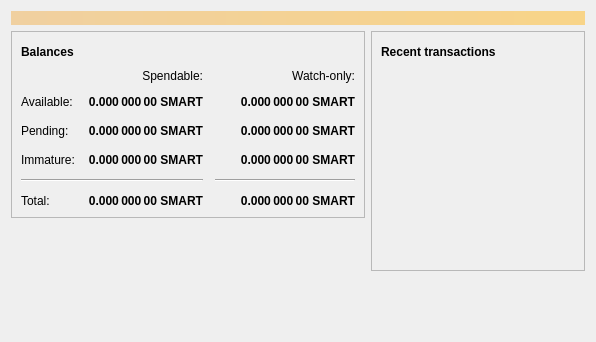
<?xml version="1.0" encoding="UTF-8"?>
<ui version="4.0">
 <class>OverviewPage</class>
 <widget class="QWidget" name="OverviewPage">
  <property name="geometry">
   <rect>
    <x>0</x>
    <y>0</y>
    <width>596</width>
    <height>342</height>
   </rect>
  </property>
  <property name="windowTitle">
   <string>Form</string>
  </property>
  <layout class="QVBoxLayout" name="topLayout">
   <item>
    <widget class="QLabel" name="labelAlerts">
     <property name="visible">
      <bool>false</bool>
     </property>
     <property name="styleSheet">
      <string notr="true">QLabel { background-color: qlineargradient(x1: 0, y1: 0, x2: 1, y2: 0, stop:0 #F0D0A0, stop:1 #F8D488); color:#000000; }</string>
     </property>
     <property name="wordWrap">
      <bool>true</bool>
     </property>
     <property name="margin">
      <number>3</number>
     </property>
     <property name="textInteractionFlags">
      <set>Qt::TextSelectableByMouse</set>
     </property>
    </widget>
   </item>
   <item>
    <layout class="QHBoxLayout" name="horizontalLayout" stretch="1,1">
     <item>
      <layout class="QVBoxLayout" name="verticalLayout_2">
       <item>
        <widget class="QFrame" name="frame">
         <property name="frameShape">
          <enum>QFrame::StyledPanel</enum>
         </property>
         <property name="frameShadow">
          <enum>QFrame::Raised</enum>
         </property>
         <layout class="QVBoxLayout" name="verticalLayout_4">
          <item>
           <layout class="QHBoxLayout" name="horizontalLayout_4">
            <item>
             <widget class="QLabel" name="label_5">
              <property name="font">
               <font>
                <weight>75</weight>
                <bold>true</bold>
               </font>
              </property>
              <property name="text">
               <string>Balances</string>
              </property>
             </widget>
            </item>
            <item>
             <widget class="QPushButton" name="labelWalletStatus">
              <property name="enabled">
               <bool>false</bool>
              </property>
              <property name="maximumSize">
               <size>
                <width>30</width>
                <height>16777215</height>
               </size>
              </property>
              <property name="toolTip">
               <string>The displayed information may be out of date. Your wallet automatically synchronizes with the smartcoin network after a connection is established, but this process has not completed yet.</string>
              </property>
              <property name="text">
               <string/>
              </property>
              <property name="icon">
               <iconset resource="../bitcoin.qrc">
                <normaloff>:/icons/warning</normaloff>
                <disabledoff>:/icons/warning</disabledoff>:/icons/warning</iconset>
              </property>
              <property name="iconSize">
               <size>
                <width>24</width>
                <height>24</height>
               </size>
              </property>
              <property name="flat">
               <bool>true</bool>
              </property>
             </widget>
            </item>
            <item>
             <spacer name="horizontalSpacer_3">
              <property name="orientation">
               <enum>Qt::Horizontal</enum>
              </property>
              <property name="sizeHint" stdset="0">
               <size>
                <width>40</width>
                <height>20</height>
               </size>
              </property>
             </spacer>
            </item>
           </layout>
          </item>
          <item>
           <layout class="QGridLayout" name="gridLayout">
            <property name="spacing">
             <number>12</number>
            </property>
            <item row="2" column="2">
             <widget class="QLabel" name="labelWatchPending">
              <property name="font">
               <font>
                <weight>75</weight>
                <bold>true</bold>
               </font>
              </property>
              <property name="cursor">
               <cursorShape>IBeamCursor</cursorShape>
              </property>
              <property name="toolTip">
               <string>Unconfirmed transactions to watch-only addresses</string>
              </property>
              <property name="text">
               <string notr="true">0.000 000 00 SMART</string>
              </property>
              <property name="alignment">
               <set>Qt::AlignRight|Qt::AlignTrailing|Qt::AlignVCenter</set>
              </property>
              <property name="textInteractionFlags">
               <set>Qt::LinksAccessibleByMouse|Qt::TextSelectableByKeyboard|Qt::TextSelectableByMouse</set>
              </property>
             </widget>
            </item>
            <item row="2" column="1">
             <widget class="QLabel" name="labelUnconfirmed">
              <property name="font">
               <font>
                <weight>75</weight>
                <bold>true</bold>
               </font>
              </property>
              <property name="cursor">
               <cursorShape>IBeamCursor</cursorShape>
              </property>
              <property name="toolTip">
               <string>Total of transactions that have yet to be confirmed, and do not yet count toward the spendable balance</string>
              </property>
              <property name="text">
               <string notr="true">0.000 000 00 SMART</string>
              </property>
              <property name="alignment">
               <set>Qt::AlignRight|Qt::AlignTrailing|Qt::AlignVCenter</set>
              </property>
              <property name="textInteractionFlags">
               <set>Qt::LinksAccessibleByMouse|Qt::TextSelectableByKeyboard|Qt::TextSelectableByMouse</set>
              </property>
             </widget>
            </item>
            <item row="3" column="2">
             <widget class="QLabel" name="labelWatchImmature">
              <property name="font">
               <font>
                <weight>75</weight>
                <bold>true</bold>
               </font>
              </property>
              <property name="cursor">
               <cursorShape>IBeamCursor</cursorShape>
              </property>
              <property name="toolTip">
               <string>Mined balance in watch-only addresses that has not yet matured</string>
              </property>
              <property name="text">
               <string notr="true">0.000 000 00 SMART</string>
              </property>
              <property name="alignment">
               <set>Qt::AlignRight|Qt::AlignTrailing|Qt::AlignVCenter</set>
              </property>
              <property name="textInteractionFlags">
               <set>Qt::LinksAccessibleByMouse|Qt::TextSelectableByKeyboard|Qt::TextSelectableByMouse</set>
              </property>
             </widget>
            </item>
            <item row="4" column="0" colspan="2">
             <widget class="Line" name="line">
              <property name="orientation">
               <enum>Qt::Horizontal</enum>
              </property>
             </widget>
            </item>
            <item row="4" column="2">
             <widget class="Line" name="lineWatchBalance">
              <property name="sizePolicy">
               <sizepolicy hsizetype="Preferred" vsizetype="Fixed">
                <horstretch>0</horstretch>
                <verstretch>0</verstretch>
               </sizepolicy>
              </property>
              <property name="minimumSize">
               <size>
                <width>140</width>
                <height>0</height>
               </size>
              </property>
              <property name="orientation">
               <enum>Qt::Horizontal</enum>
              </property>
             </widget>
            </item>
            <item row="5" column="0">
             <widget class="QLabel" name="labelTotalText">
              <property name="text">
               <string>Total:</string>
              </property>
             </widget>
            </item>
            <item row="3" column="1">
             <widget class="QLabel" name="labelImmature">
              <property name="font">
               <font>
                <weight>75</weight>
                <bold>true</bold>
               </font>
              </property>
              <property name="cursor">
               <cursorShape>IBeamCursor</cursorShape>
              </property>
              <property name="toolTip">
               <string>Mined balance that has not yet matured</string>
              </property>
              <property name="text">
               <string notr="true">0.000 000 00 SMART</string>
              </property>
              <property name="alignment">
               <set>Qt::AlignRight|Qt::AlignTrailing|Qt::AlignVCenter</set>
              </property>
              <property name="textInteractionFlags">
               <set>Qt::LinksAccessibleByMouse|Qt::TextSelectableByKeyboard|Qt::TextSelectableByMouse</set>
              </property>
             </widget>
            </item>
            <item row="2" column="3">
             <spacer name="horizontalSpacer_2">
              <property name="orientation">
               <enum>Qt::Horizontal</enum>
              </property>
              <property name="sizeHint" stdset="0">
               <size>
                <width>40</width>
                <height>20</height>
               </size>
              </property>
             </spacer>
            </item>
            <item row="3" column="0">
             <widget class="QLabel" name="labelImmatureText">
              <property name="text">
               <string>Immature:</string>
              </property>
             </widget>
            </item>
            <item row="5" column="1">
             <widget class="QLabel" name="labelTotal">
              <property name="font">
               <font>
                <weight>75</weight>
                <bold>true</bold>
               </font>
              </property>
              <property name="cursor">
               <cursorShape>IBeamCursor</cursorShape>
              </property>
              <property name="toolTip">
               <string>Your current total balance</string>
              </property>
              <property name="text">
               <string notr="true">0.000 000 00 SMART</string>
              </property>
              <property name="alignment">
               <set>Qt::AlignRight|Qt::AlignTrailing|Qt::AlignVCenter</set>
              </property>
              <property name="textInteractionFlags">
               <set>Qt::LinksAccessibleByMouse|Qt::TextSelectableByKeyboard|Qt::TextSelectableByMouse</set>
              </property>
             </widget>
            </item>
            <item row="5" column="2">
             <widget class="QLabel" name="labelWatchTotal">
              <property name="font">
               <font>
                <weight>75</weight>
                <bold>true</bold>
               </font>
              </property>
              <property name="cursor">
               <cursorShape>IBeamCursor</cursorShape>
              </property>
              <property name="toolTip">
               <string>Current total balance in watch-only addresses</string>
              </property>
              <property name="text">
               <string notr="true">0.000 000 00 SMART</string>
              </property>
              <property name="alignment">
               <set>Qt::AlignRight|Qt::AlignTrailing|Qt::AlignVCenter</set>
              </property>
              <property name="textInteractionFlags">
               <set>Qt::LinksAccessibleByMouse|Qt::TextSelectableByKeyboard|Qt::TextSelectableByMouse</set>
              </property>
             </widget>
            </item>
            <item row="0" column="2">
             <widget class="QLabel" name="labelWatchonly">
              <property name="text">
               <string>Watch-only:</string>
              </property>
              <property name="alignment">
               <set>Qt::AlignRight|Qt::AlignTrailing|Qt::AlignVCenter</set>
              </property>
             </widget>
            </item>
            <item row="1" column="0">
             <widget class="QLabel" name="labelBalanceText">
              <property name="text">
               <string>Available:</string>
              </property>
             </widget>
            </item>
            <item row="1" column="1">
             <widget class="QLabel" name="labelBalance">
              <property name="font">
               <font>
                <weight>75</weight>
                <bold>true</bold>
               </font>
              </property>
              <property name="cursor">
               <cursorShape>IBeamCursor</cursorShape>
              </property>
              <property name="toolTip">
               <string>Your current spendable balance</string>
              </property>
              <property name="text">
               <string notr="true">0.000 000 00 SMART</string>
              </property>
              <property name="alignment">
               <set>Qt::AlignRight|Qt::AlignTrailing|Qt::AlignVCenter</set>
              </property>
              <property name="textInteractionFlags">
               <set>Qt::LinksAccessibleByMouse|Qt::TextSelectableByKeyboard|Qt::TextSelectableByMouse</set>
              </property>
             </widget>
            </item>
            <item row="1" column="2">
             <widget class="QLabel" name="labelWatchAvailable">
              <property name="font">
               <font>
                <weight>75</weight>
                <bold>true</bold>
               </font>
              </property>
              <property name="cursor">
               <cursorShape>IBeamCursor</cursorShape>
              </property>
              <property name="toolTip">
               <string>Your current balance in watch-only addresses</string>
              </property>
              <property name="text">
               <string notr="true">0.000 000 00 SMART</string>
              </property>
              <property name="alignment">
               <set>Qt::AlignRight|Qt::AlignTrailing|Qt::AlignVCenter</set>
              </property>
              <property name="textInteractionFlags">
               <set>Qt::LinksAccessibleByMouse|Qt::TextSelectableByKeyboard|Qt::TextSelectableByMouse</set>
              </property>
             </widget>
            </item>
            <item row="2" column="0">
             <widget class="QLabel" name="labelPendingText">
              <property name="text">
               <string>Pending:</string>
              </property>
             </widget>
            </item>
            <item row="0" column="1">
             <widget class="QLabel" name="labelSpendable">
              <property name="text">
               <string>Spendable:</string>
              </property>
              <property name="alignment">
               <set>Qt::AlignRight|Qt::AlignTrailing|Qt::AlignVCenter</set>
              </property>
             </widget>
            </item>
           </layout>
          </item>
         </layout>
        </widget>
       </item>
       <item>
        <spacer name="verticalSpacer">
         <property name="orientation">
          <enum>Qt::Vertical</enum>
         </property>
         <property name="sizeHint" stdset="0">
          <size>
           <width>20</width>
           <height>40</height>
          </size>
         </property>
        </spacer>
       </item>
      </layout>
     </item>
     <item>
      <layout class="QVBoxLayout" name="verticalLayout_3">
       <item>
        <widget class="QFrame" name="frame_2">
         <property name="frameShape">
          <enum>QFrame::StyledPanel</enum>
         </property>
         <property name="frameShadow">
          <enum>QFrame::Raised</enum>
         </property>
         <layout class="QVBoxLayout" name="verticalLayout">
          <item>
           <layout class="QHBoxLayout" name="horizontalLayout_2">
            <item>
             <widget class="QLabel" name="label_4">
              <property name="font">
               <font>
                <weight>75</weight>
                <bold>true</bold>
               </font>
              </property>
              <property name="text">
               <string>Recent transactions</string>
              </property>
             </widget>
            </item>
            <item>
             <widget class="QPushButton" name="labelTransactionsStatus">
              <property name="enabled">
               <bool>false</bool>
              </property>
              <property name="maximumSize">
               <size>
                <width>30</width>
                <height>16777215</height>
               </size>
              </property>
              <property name="toolTip">
               <string>The displayed information may be out of date. Your wallet automatically synchronizes with the smartcoin network after a connection is established, but this process has not completed yet.</string>
              </property>
              <property name="text">
               <string/>
              </property>
              <property name="icon">
               <iconset resource="../bitcoin.qrc">
                <normaloff>:/icons/warning</normaloff>
                <disabledoff>:/icons/warning</disabledoff>:/icons/warning</iconset>
              </property>
              <property name="iconSize">
               <size>
                <width>24</width>
                <height>24</height>
               </size>
              </property>
              <property name="flat">
               <bool>true</bool>
              </property>
             </widget>
            </item>
            <item>
             <spacer name="horizontalSpacer">
              <property name="orientation">
               <enum>Qt::Horizontal</enum>
              </property>
              <property name="sizeHint" stdset="0">
               <size>
                <width>40</width>
                <height>20</height>
               </size>
              </property>
             </spacer>
            </item>
           </layout>
          </item>
          <item>
           <widget class="QListView" name="listTransactions">
            <property name="styleSheet">
             <string notr="true">QListView { background: transparent; }</string>
            </property>
            <property name="frameShape">
             <enum>QFrame::NoFrame</enum>
            </property>
            <property name="verticalScrollBarPolicy">
             <enum>Qt::ScrollBarAlwaysOff</enum>
            </property>
            <property name="horizontalScrollBarPolicy">
             <enum>Qt::ScrollBarAlwaysOff</enum>
            </property>
            <property name="selectionMode">
             <enum>QAbstractItemView::NoSelection</enum>
            </property>
           </widget>
          </item>
         </layout>
        </widget>
       </item>
       <item>
        <spacer name="verticalSpacer_2">
         <property name="orientation">
          <enum>Qt::Vertical</enum>
         </property>
         <property name="sizeHint" stdset="0">
          <size>
           <width>20</width>
           <height>40</height>
          </size>
         </property>
        </spacer>
       </item>
      </layout>
     </item>
    </layout>
   </item>
  </layout>
 </widget>
 <resources/>
 <connections/>
</ui>
